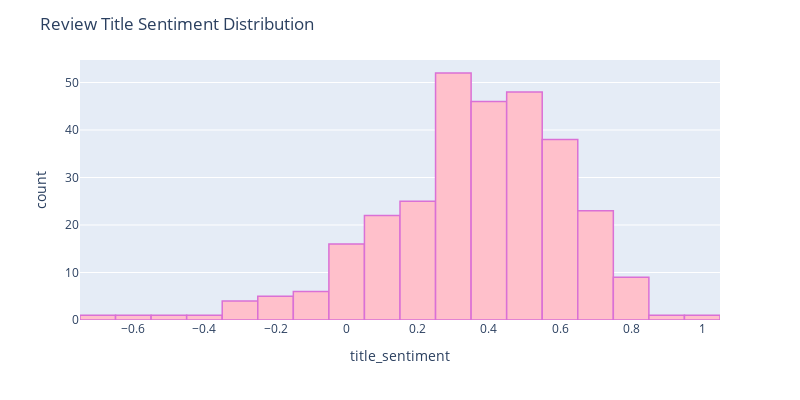
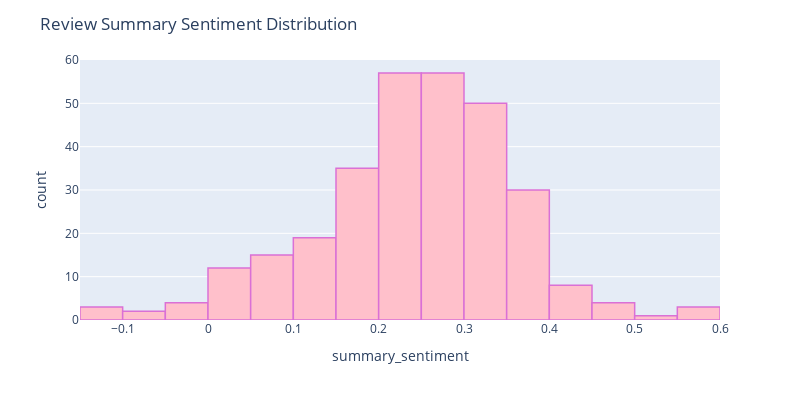

The notebook cell these images were saved under, in order:
### Markdown cell above
### Distribution Plot

### Code cell
fig2 = px.histogram(hotels_df, x="title_sentiment",  width=800, height=400)
fig2.update_traces(marker_color="pink",marker_line_color='orchid',
                  marker_line_width=1.5)
fig2.update_layout(title_text='Review Title Sentiment Distribution')
fig2.show()


fig3 = px.histogram(hotels_df, x="summary_sentiment",  width=800, height=400)
fig3.update_traces(marker_color="pink",marker_line_color='orchid',
                  marker_line_width=1.5)
fig3.update_layout(title_text='Review Summary Sentiment Distribution')
fig3.show()

### Figure 1 — Plotly figure (JSON) as saved in the notebook; plotly's stock layout.template omitted (floating-point values rounded to 4 significant figures; data arrays with more than 128 entries replaced by an {"elided": "..."} marker saying what was removed)
{"data": [{"alignmentgroup": "True", "bingroup": "x", "hovertemplate": "title_sentiment=%{x}<br>count=%{y}<extra></extra>", "legendgroup": "", "marker": {"color": "pink", "line": {"color": "orchid", "width": 1.5}, "pattern": {"shape": ""}}, "name": "", "offsetgroup": "", "orientation": "v", "showlegend": false, "type": "histogram", "x": {"elided": "300 float values"}, "xaxis": "x", "yaxis": "y"}], "layout": {"barmode": "relative", "height": 400, "legend": {"tracegroupgap": 0}, "margin": {"t": 60}, "title": {"text": "Review Title Sentiment Distribution"}, "width": 800, "xaxis": {"anchor": "y", "domain": [0, 1], "title": {"text": "title_sentiment"}}, "yaxis": {"anchor": "x", "domain": [0, 1], "title": {"text": "count"}}}}

### Figure 2 — Plotly figure (JSON) as saved in the notebook; plotly's stock layout.template omitted (floating-point values rounded to 4 significant figures; data arrays with more than 128 entries replaced by an {"elided": "..."} marker saying what was removed)
{"data": [{"alignmentgroup": "True", "bingroup": "x", "hovertemplate": "summary_sentiment=%{x}<br>count=%{y}<extra></extra>", "legendgroup": "", "marker": {"color": "pink", "line": {"color": "orchid", "width": 1.5}, "pattern": {"shape": ""}}, "name": "", "offsetgroup": "", "orientation": "v", "showlegend": false, "type": "histogram", "x": {"elided": "300 float values"}, "xaxis": "x", "yaxis": "y"}], "layout": {"barmode": "relative", "height": 400, "legend": {"tracegroupgap": 0}, "margin": {"t": 60}, "title": {"text": "Review Summary Sentiment Distribution"}, "width": 800, "xaxis": {"anchor": "y", "domain": [0, 1], "title": {"text": "summary_sentiment"}}, "yaxis": {"anchor": "x", "domain": [0, 1], "title": {"text": "count"}}}}
